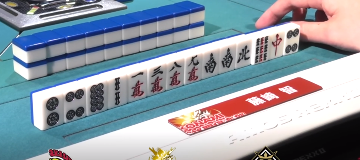
#> input picture images/sample/sample.png, 360 x 160 px; the run also reads 1 picture not shown here
$ python tile_detection_template_matching.py   (older library calls are emulated)
#> lines starting #> are read from the running program, lines starting #| are printed output that depends on the picture; after the words box and inside, x2 and y2 are one past the last pixel; in counts of white or black regions, pixels touching at a corner belong together
### common/tile_detection_util.py
# coding: utf-8
import os, glob
import numpy as np
import matplotlib.pyplot as plt
import cv2

tiles_dict = {1:'1m', 2:'2m', 3:'3m', 4:'4m', 5:'5m', 6:'6m', 7:'7m', 8:'8m', 9:'9m', 10:'r5m',
                 11:'1p', 12:'2p', 13:'3p', 14:'4p', 15:'5p', 16:'6p', 17:'7p', 18:'8p', 19:'9p', 20:'r5p',
                 21:'1s', 22:'2s', 23:'3s', 24:'4s', 25:'5s', 26:'6s', 27:'7s', 28:'8s', 29:'9s', 30:'r5s',
                 31:'E', 32:'S', 33:'W', 34:'N', 35:'Wh', 36:'G', 37:'R'}

def cvimshow(img):
    if img.ndim==3:
        img = cv2.cvtColor(img, cv2.COLOR_BGR2RGB)
        plt.imshow(img)
    else:
        plt.imshow(img, cmap='gray')

def get_template_list(dir_path='images/template/', temp_num_per_tile=1):
    """テンプレート画像読み込み
    :param dir_path: str
    :param temp_num_per_tile: int
    :return: list
    """
    templates = []

    # 各牌のディレクトリパス
    temp_dir_paths = glob.glob(dir_path +'*')

    for temp_dir_path in temp_dir_paths:
        # 画像パス取得
        temp_paths = glob.glob(temp_dir_path +'/*.png')
        for path in temp_paths[:temp_num_per_tile]:
            template = cv2.imread(path)
            templates.append(template)

    return templates

def remove_objects(img, lower_size=None, upper_size=None):
    """小領域を除去
    https://axa.biopapyrus.jp/ia/opencv/remove-objects.html
    """
    # find all objects
    nlabels, labels, stats, centroids = cv2.connectedComponentsWithStats(img)

    sizes = stats[1:, -1]
    _img = np.zeros((labels.shape))

    # process all objects, label=0 is background, objects are started from 1
    for i in range(1, nlabels):

        # remove small objects
        if (lower_size is not None) and (upper_size is not None):
            if lower_size < sizes[i - 1] and sizes[i - 1] < upper_size:
                _img[labels == i] = 255

        elif (lower_size is not None) and (upper_size is None):
            if lower_size < sizes[i - 1]:
                _img[labels == i] = 255

        elif (lower_size is None) and (upper_size is not None):
            if sizes[i - 1] < upper_size:
                _img[labels == i] = 255

    return _img


def morphology(img):
    '''モルフォロジー変換
    '''
    # カーネルの指定
    kernel = np.ones((5, 5), np.uint8)
    # クロージング
    img = cv2.morphologyEx(img, cv2.MORPH_CLOSE, kernel)
    # オープニング
    img = cv2.morphologyEx(img, cv2.MORPH_OPEN, kernel)

    return img


def bgr2binary(img, mask=None):
    """
    牌以外の領域を除外する
    """
    binary_img = np.ones((img.shape[0], img.shape[1]))

    # 固定マスク
    if mask is not None:
        img[mask == 0] = 0
        binary_img[mask == 0] = 0

    # 雀卓の緑
    loc_desk = (img[:, :, 0] > 90) * (img[:, :, 0] < 220) * \
               (img[:, :, 1] > 80) * (img[:, :, 1] < 220) * \
               (img[:, :, 2] > 40) * (img[:, :, 2] < 120)
    # 肌
    loc_skin = (img[:, :, 0] > 60) * (img[:, :, 0] < 180) * \
               (img[:, :, 1] > 60) * (img[:, :, 1] < 180) * \
               (img[:, :, 2] > 190) * (img[:, :, 2] < 256)
    # 牌の背中（黄）
    loc_yellow = (img[:, :, 0] > 100) * (img[:, :, 0] < 180) * \
                 (img[:, :, 1] > 170) * (img[:, :, 1] < 256) * \
                 (img[:, :, 2] > 230) * (img[:, :, 2] < 256)
    # 牌の背中（青）
    loc_blue = (img[:, :, 0] > 110) * (img[:, :, 0] < 200) * \
               (img[:, :, 1] > 70) * (img[:, :, 1] < 120) * \
               (img[:, :, 2] > 40) * (img[:, :, 2] < 70)

    # 牌の側面
    loc_tile = (img[:, :, 0] > 240) * (img[:, :, 1] > 240) * (img[:, :, 2] > 240)
    # 小領域除去
    loc_tile = remove_objects(loc_tile.astype(np.uint8), lower_size=200, upper_size=None)
    # 牌の側面より右側
    tile_right = np.where(loc_tile)[1].max() + 1  # オフセット
    loc_right = np.zeros_like(binary_img, dtype=np.bool)
    loc_right[:, tile_right:] = True

    # 統合
    binary_img[loc_desk + loc_skin + loc_yellow + loc_blue + loc_right] = 0

    return binary_img


def get_tiles_area(img, mask=None, lower_size=600):
    """手牌画像、固定マスクから手牌領域を抽出
    """
    # 2値化
    binary_img = bgr2binary(np.copy(img), mask)

    # モルフォロジー変換
    binary_img = morphology(binary_img)

    # 小領域除去
    binary_img = remove_objects(binary_img.astype(np.int8), lower_size, upper_size=None)

    return binary_img


def get_tiles_LRTB(tiles_area):
    """手牌両端の下角座標
    """
    left_tile_bottom = np.where(tiles_area!=0)[0][-1]
    left_tile_left = np.min(np.where(tiles_area[left_tile_bottom, :]!=0)[0]) + 2# オフセット
    right_tile_right = np.max(np.where(tiles_area!=0)[1])# オフセット
    right_tile_top = np.max(np.where(tiles_area[:, right_tile_right])[0])
    tiles_LRTB = np.array([left_tile_left, right_tile_right, right_tile_top, left_tile_bottom])
    return tiles_LRTB


def get_tiles_dy(tiles_area, tiles_LRTB):
    """手牌全体の傾き
    """
    x2 = int(tiles_LRTB[1] - 20)
    y2 = np.max(np.where(tiles_area[:, x2]))
    tiles_dy = (y2 - tiles_LRTB[3]) / (x2 - tiles_LRTB[0])
    return tiles_dy


# [5 lines left out: function get_tiles_num_float, not called in this run]


def get_tiles_num(tiles_LRTB, tiles_dy, a=2.5894, b=-0.05048, c=-0.05913, d=0.05472, e=-15.9759):
    """牌枚数推定:出力int
    """
    tiles_num = a + b * tiles_LRTB[0] + c * tiles_LRTB[3] + d * tiles_LRTB[1] + e * tiles_dy
    return int(round(tiles_num))


def get_left_tile_width_float(tiles_LRTB, tiles_dy, a=-0.003410, b=0.098469, c=-1.3088700, d=9.465729):
    """左端牌の幅推定:出力float
    """
    width = a * tiles_LRTB[0] + b * tiles_LRTB[3] + c * tiles_dy + d
    return width


def get_tiles_x(tiles_LRTB, left_tile_width, tiles_num):
    """各牌の左下角のx座標
        牌幅は右(奥)にいくほど等差数列的に小さくなると仮定
        最後尾に右端牌の右下角のx座標も追加
    :return: list
                len(list): tiles_num + 1
    """
    W = tiles_LRTB[1] - tiles_LRTB[0]
    w0 = left_tile_width
    N = tiles_num
    a = 2 * (W - w0 * N) / (N * (N - 1))# 公差

    tiles_x = []
    x = tiles_LRTB[0]
    tiles_x.append(x)
    for i in range(tiles_num):
        width = w0 + a * i
        x += width
        tiles_x.append(int(round(x)))

    return tiles_x


def get_tiles_y(tiles_area, tiles_x, tiles_dy):
    """各牌の左下角のy座標
    :return: list
                len(list):　len(tiles_x)
    """
    tiles_y = []
    for i in range(len(tiles_x) - 1):
        y = np.max(np.where(tiles_area[:, int(tiles_x[i])]!=0))
        tiles_y.append(int(y))
    # 右端牌の右下角
    y = tiles_y[-1] + tiles_dy * (tiles_x[-1] - tiles_x[-2])
    tiles_y.append(int(round(y)))
    return tiles_y


def get_target_areas(img, tiles_x, tiles_y):
    """パターンマッチング対象の範囲を切り出し
    """
    w, h = 32, 44
    tiles_num = len(tiles_x)-1
    areas = np.empty((tiles_num, h, w, 3))
    for i in range(tiles_num):
        x = tiles_x[i] - 4
        y = tiles_y[i] + 8
        area = np.copy(img[y-h:y, x:x+w, :])
        if x+w>tiles_x[i+1]+4:# 右隣の牌が映らないように黒塗りする
            x_del = tiles_x[i+1]+2-x
            area[:, x_del:, :] = 0
        areas[i] = area
    return areas.astype(np.uint8)


# [129 lines left out: functions get_target_areas_CNN, red_or_black, recognize_tile, write_tiles_recognition, not called in this run]

### tile_detection_template_matching.py
import numpy as np
import matplotlib.pyplot as plt
import cv2
from common import tile_detection_util as tdu


def tile_detection(img, mask, templates, save_name=None, tmp_num_per_tile=3, tile_kind=37):
    # 手牌領域抽出
    tiles_area = tdu.get_tiles_area(img, mask)

    # 手牌諸元推定用座標
    tiles_LRTB = tdu.get_tiles_LRTB(tiles_area)
    tiles_dy = tdu.get_tiles_dy(tiles_area, tiles_LRTB)

    # 牌枚数推定
    tiles_num = tdu.get_tiles_num(tiles_LRTB, tiles_dy)
    print("--------tiles_num:", tiles_num)

    # 左端牌の幅推定
    left_tile_width_float = tdu.get_left_tile_width_float(tiles_LRTB, tiles_dy)

    # 各牌左下のx座標
    tiles_x = tdu.get_tiles_x(tiles_LRTB, left_tile_width_float, tiles_num)
    # 各牌左下のy座標
    tiles_y = tdu.get_tiles_y(tiles_area, tiles_x, tiles_dy)

    # テンプレートマッチング対象範囲の切り出し
    areas = tdu.get_target_areas(img, tiles_x, tiles_y)

    # テンプレートマッチング手牌分類
    tiles = []
    for area_i in range(len(areas)):
        tile = tdu.recognize_tile(areas[area_i], templates, tmp_num_per_tile, tile_kind)
        tiles.append(tile)

    # 描画
    if save_name is not None:
        img_recog = tdu.write_tiles_recognition(img, tiles_LRTB, tiles_x, tiles_y, tiles, save_name=save_name)
        tdu.cvimshow(img_recog)

    return tiles

if __name__ == "__main__":
    # テンプレート画像読み込み
    dir_path = 'images/template/'
    temp_num_per_tile = 1
    templates = tdu.get_template_list(dir_path, temp_num_per_tile)
#> templates = 2 items

    # 固定マスク画像
    mask = cv2.imread('images/mask/mask.png', cv2.IMREAD_GRAYSCALE)

    # 手牌画像
    img = cv2.imread('images/sample/sample.png')
#> img is the input picture: shape (160, 360, 3); mean B, G, R 164.8, 154.9, 145.4
    tdu.cvimshow(img)

    # 手牌検出
    save_name = 'images/sample/result_template_matching.png'
    tiles = tile_detection(img, mask, templates, save_name=save_name, tmp_num_per_tile=1, tile_kind=2)
#> in bgr2binary, `loc_desk = (img[:, :, 0] > 90) * (img[:, :, 0] < 220) * \ (img[:, :, 1..`:
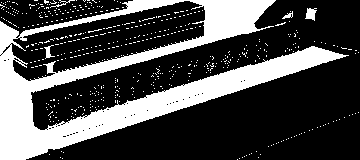
#> loc_desk: shape (160, 360) bool; 29.2% white; 518 white regions (513 under 20 px), largest, box (x1, y1, x2, y2) and area: (0, 0, 349, 160) 15589, (305, 8, 317, 21) 100, (44, 45, 55, 59) 61, (50, 0, 75, 8) 41, (282, 11, 293, 19) 37
#> in bgr2binary, `loc_skin = (img[:, :, 0] > 60) * (img[:, :, 0] < 180) * \ (img[:, :, 1..`: loc_skin: shape (160, 360) bool; 3% white; 109 white regions (102 under 20 px), largest, box (x1, y1, x2, y2) and area: (256, 0, 336, 28) 486, (168, 109, 247, 134) 483, (206, 77, 320, 113) 225
#> in bgr2binary, `loc_yellow = (img[:, :, 0] > 100) * (img[:, :, 0] < 180) * \ (img[:, :..`: loc_yellow: shape (160, 360) bool; 0.94% white in thin lines or dots, all inside (x1, y1, x2, y2) = (156, 0, 360, 160)
#> in bgr2binary, `loc_blue = (img[:, :, 0] > 110) * (img[:, :, 0] < 200) * \ (img[:, :, ..`:
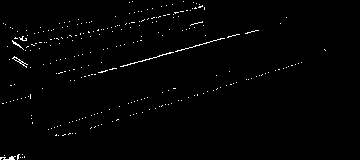
#> loc_blue: shape (160, 360) bool; 1.2% white in thin lines or dots, all inside (x1, y1, x2, y2) = (0, 1, 326, 160)
#> in bgr2binary, `loc_tile = (img[:, :, 0] > 240) * (img[:, :, 1] > 240) * (img[:, :, 2]..`: loc_tile: shape (160, 360) bool; 16.8% white; 67 white regions (57 under 20 px), largest, box (x1, y1, x2, y2) and area: (96, 53, 360, 139) 6679, (33, 23, 300, 130) 2361, (14, 63, 28, 79) 119
#> in remove_objects, `nlabels, labels, stats, centroids = cv2.connectedComponentsWithStats(i..`:
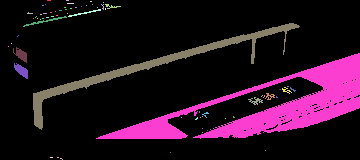
#> labels: shape (160, 360) int32; 68 distinct labels, from 0 to 67; one colour per label, 0 black
#> in remove_objects, `nlabels, labels, stats, centroids = cv2.connectedComponentsWithStats(i..`: nlabels = 68; stats = 68 rows, first 6: [0, 0, 360, 160, 47921], [47, 0, 4, 1, 4], [66, 0, 3, 1, 3], [90, 1, 2, 1, 2], [67, 3, 7, 1, 7], [103, 2, 1, 1, 1]; centroids = 68 pairs, first value 8 to 292.3, second value 0 to 158.3
#> in remove_objects, `sizes = stats[1:, -1]`: sizes = 67 values, max 6679 at index 40, min 1 at index 4, mean 144.5
#> in bgr2binary, `loc_tile = remove_objects(loc_tile.astype(np.uint8), lower_size=200, u..`:
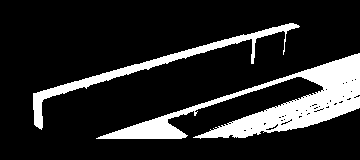
#> loc_tile: shape (160, 360) float64; 15.7% white; 2 white regions, box (x1, y1, x2, y2) and area: (96, 53, 360, 139) 6679, (33, 23, 300, 130) 2361
#> in bgr2binary, `tile_right = np.where(loc_tile)[1].max() + 1`: tile_right = 360
#> in get_tiles_area, `binary_img = bgr2binary(np.copy(img), mask)`: binary_img: shape (160, 360) float64; values 0 (black) and 1 (white), 67.1% white; 614 black regions (602 under 20 px), largest, box (x1, y1, x2, y2) and area: (0, 0, 349, 160) 16273, (168, 109, 247, 134) 555, (300, 28, 360, 50) 282
#> in morphology, `img = cv2.morphologyEx(img, cv2.MORPH_CLOSE, kernel)`: img: shape (160, 360) float64; values 0 (black) and 1 (white), 72.9% white; 15 black regions, largest, box (x1, y1, x2, y2) and area: (0, 0, 340, 160) 14143, (96, 0, 179, 20) 596, (300, 0, 323, 7) 142
#> in morphology, `img = cv2.morphologyEx(img, cv2.MORPH_OPEN, kernel)`:
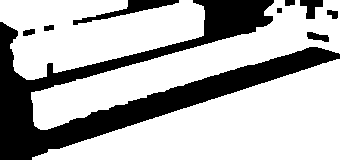
#> img: shape (160, 360) float64; values 0 (black) and 1 (white), 72.5% white; 9 black regions, largest, box (x1, y1, x2, y2) and area: (0, 0, 340, 160) 14454, (73, 0, 179, 25) 700, (300, 0, 323, 19) 256
#> call 2 of remove_objects, with lower_size = 600
#> in remove_objects (call 2), `nlabels, labels, stats, centroids = cv2.connectedComponentsWithStats(i..`:
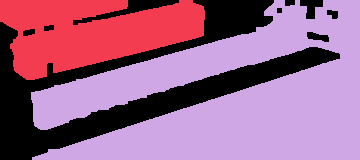
#> labels: shape (160, 360) int32; 3 distinct labels, from 0 to 2; one colour per label, 0 black
#> in remove_objects (call 2), `nlabels, labels, stats, centroids = cv2.connectedComponentsWithStats(i..`: nlabels = 3; stats = [[0, 0, 340, 160, 15816], [0, 0, 205, 80, 10806], [31, 0, 329, 160, 30978]]; centroids = [[143, 76.38], [92.04, 31.59], [228.7, 97.81]]
#> in remove_objects (call 2), `sizes = stats[1:, -1]`: sizes = [10806, 30978]
#> in get_tiles_LRTB, `left_tile_bottom = np.where(tiles_area!=0)[0][-1]`: left_tile_bottom = 159
#> in get_tiles_LRTB, `left_tile_left = np.min(np.where(tiles_area[left_tile_bottom, :]!=0)[0..`: left_tile_left = 34
#> in get_tiles_LRTB, `right_tile_right = np.max(np.where(tiles_area!=0)[1])# オフセット`: right_tile_right = 359
#> in get_tiles_LRTB, `right_tile_top = np.max(np.where(tiles_area[:, right_tile_right])[0])`: right_tile_top = 159
#> in get_tiles_LRTB, `tiles_LRTB = np.array([left_tile_left, right_tile_right, right_tile_to..`: tiles_LRTB = [34, 359, 159, 159]
#> in get_tiles_dy, `x2 = int(tiles_LRTB[1] - 20)`: x2 = 339
#> in get_tiles_dy, `y2 = np.max(np.where(tiles_area[:, x2]))`: y2 = 159
#> in get_tiles_dy, `tiles_dy = (y2 - tiles_LRTB[3]) / (x2 - tiles_LRTB[0])`: tiles_dy = 0
#> in get_tiles_num, `tiles_num = a + b * tiles_LRTB[0] + c * tiles_LRTB[3] + d * tiles_LRTB..`: tiles_num = 11.12
#> in tile_detection, `tiles_num = tdu.get_tiles_num(tiles_LRTB, tiles_dy)`: tiles_num = 11
#| --------tiles_num: 11
#> in get_left_tile_width_float, `width = a * tiles_LRTB[0] + b * tiles_LRTB[3] + c * tiles_dy + d`: width = 25.01
#> in get_tiles_x, `W = tiles_LRTB[1] - tiles_LRTB[0]`: W = 325
#> in get_tiles_x, `w0 = left_tile_width`: w0 = 25.01
#> in get_tiles_x, `N = tiles_num`: N = 11
#> in get_tiles_x, `a = 2 * (W - w0 * N) / (N * (N - 1))# 公差`: a = 0.908
#> in get_tiles_x, `x = tiles_LRTB[0]`: x = 34
#> the loop in get_tiles_x, `for i in range(tiles_num):` made 11 passes
#> (width, x) on passes 1 to 11: (25.01, 59.01), (25.91, 84.92), (26.82, 111.7), (27.73, 139.5), (28.64, 168.1), (29.55, 197.7), (30.45, 228.1), (31.36, 259.5), (32.27, 291.7), (33.18, 324.9), (34.08, 359)
#> after the loop in get_tiles_x, `for i in range(tiles_num):`: tiles_x = [34, 59, 85, 112, 139, 168, 198, 228, 259, 292, 325, 359]; x = 359
#> the loop in get_tiles_y, `for i in range(len(tiles_x) - 1):` made 11 passes
#> after the loop in get_tiles_y, `for i in range(len(tiles_x) - 1):`: tiles_y = [159, 159, 159, 159, 159, 159, 159, 159, 159, 159, 159]
#> in tile_detection, `tiles_y = tdu.get_tiles_y(tiles_area, tiles_x, tiles_dy)`: tiles_y = [159, 159, 159, 159, 159, 159, 159, 159, 159, 159, 159, 159]
#> in get_target_areas, `tiles_num = len(tiles_x)-1`: tiles_num = 11
#> the loop in get_target_areas, `for i in range(tiles_num):` made 1 pass
#> (x, y) on pass 1: (30, 167)
#> pass 1, in get_target_areas, `area = np.copy(img[y-h:y, x:x+w, :])`:
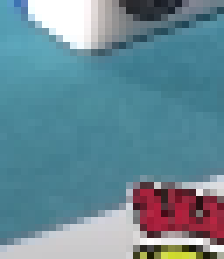
#> area: shape (37, 32, 3) (shown 7 times larger); mean B, G, R 149.9, 137.5, 103.4
#> (the run stopped early here; a loop or call above may not have finished)
